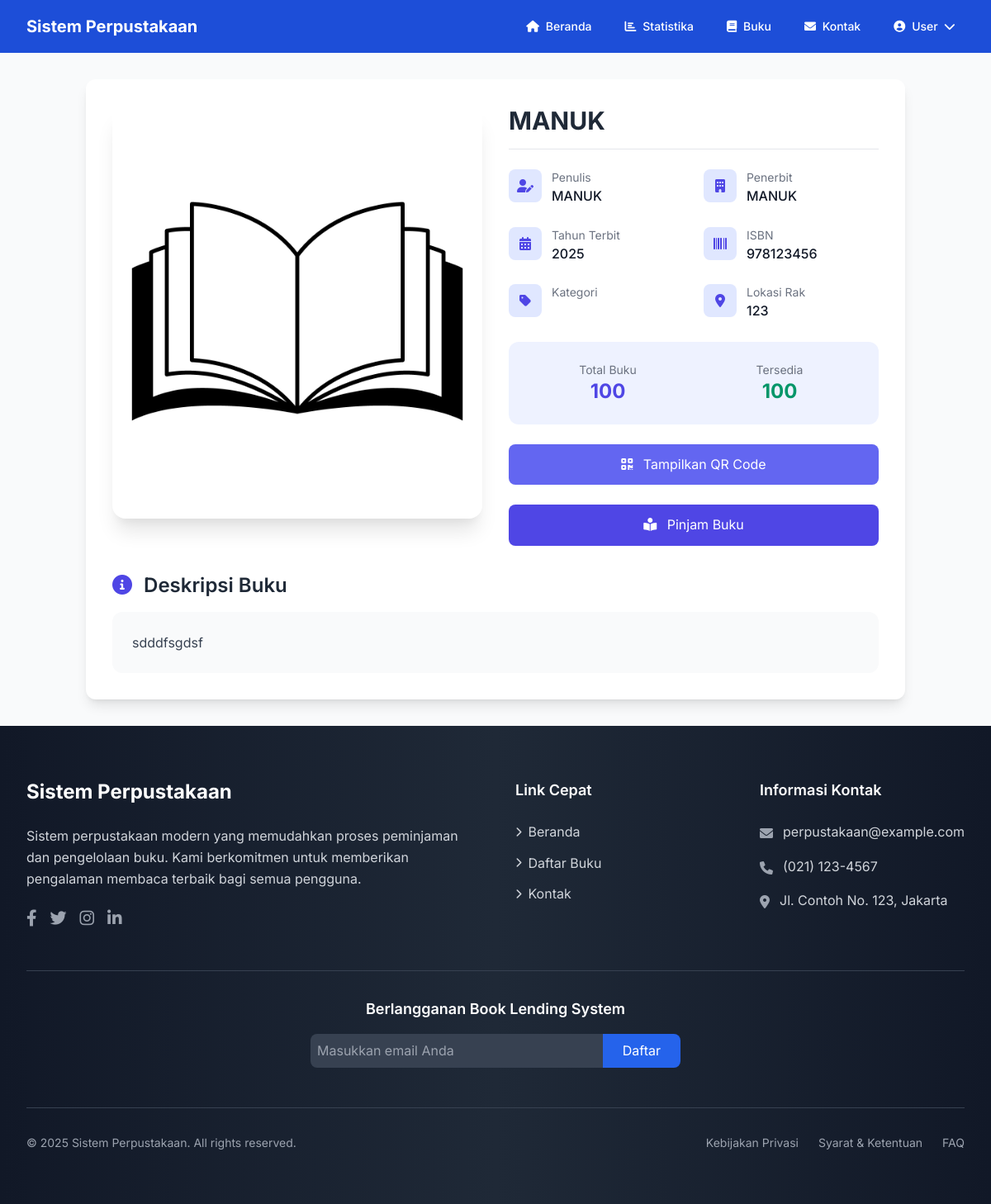
/public/detail-buku.php?id=52 (signed in), run on the app's committed database.
### tables this page shows
CREATE TABLE `books` (
  `id` int(11) NOT NULL,
  `title` varchar(255) NOT NULL,
  `author` varchar(255) NOT NULL,
  `publisher` varchar(255) DEFAULT NULL,
  `year_published` year(4) DEFAULT NULL,
  `isbn` varchar(20) DEFAULT NULL,
  `category` varchar(255) DEFAULT NULL,
  `total_quantity` int(11) NOT NULL DEFAULT 0,
  `available_quantity` int(11) NOT NULL DEFAULT 0,
  `cover_image` varchar(255) DEFAULT 'default_book.jpg',
  `description` text DEFAULT NULL,
  `created_at` timestamp NOT NULL DEFAULT current_timestamp(),
  `shelf_location` varchar(255) NOT NULL,
  `updated_at` timestamp NOT NULL DEFAULT current_timestamp() ON UPDATE current_timestamp()
);

### classes/book.php (called while the page is built, shortened)
<?php
class Book
{
    private $conn;
    private $table_name = 'books';
    public function __construct($db)
    {
        $this->conn = $db;
    }
    public function getBookById($bookId)
    {
        try {
            $bookId = filter_var($bookId, FILTER_VALIDATE_INT);
            $stmt = $this->conn->prepare("SELECT * FROM {$this->table_name} WHERE id = ?");
            $stmt->execute([$bookId]);
            $book = $stmt->fetch(PDO::FETCH_ASSOC);
            return $book ?: null;
        } catch (Exception $e) {
            error_log("Get Book Error: " . $e->getMessage());
            return null;
        }
    }
}

### public/detail-buku.php (the view, shortened to what this page needs)
<?php
require_once $_SERVER['DOCUMENT_ROOT'] . '/sistem/classes/Book.php';
try {
    $database = new Database();
    $conn = $database->getConnection();
} catch (Exception $e) {
    error_log("Database connection error: " . $e->getMessage());
    header('Location: ' . LOGIN_URL . '?error=database');
    exit();
}
$book_id = filter_input(INPUT_GET, 'id', FILTER_VALIDATE_INT);
try {
    $bookManager = new Book($conn);
    $book = $bookManager->getBookById($book_id);
} catch (Exception $e) {
    error_log("Book Detail Error: " . $e->getMessage());
    header('Location: ' . BOOKS_PATH);
    exit();
}
$isLoggedIn = true;
?>
<!DOCTYPE html>
<html lang="id">
<head>
    <script src="https://cdn.tailwindcss.com"></script>
    <link href="https://cdnjs.cloudflare.com/ajax/libs/font-awesome/6.0.0-beta3/css/all.min.css" rel="stylesheet">
</head>
<body class="bg-gray-50 min-h-screen flex flex-col">
    <?php include __DIR__ . '/../includes/navigation.php'; ?>
    <main class="flex-grow container mx-auto px-4 py-8">
        <div class="<?= !$isLoggedIn ? 'blur-sm' : '' ?> bg-white rounded-xl p-8 shadow-lg">
            <div class="grid md:grid-cols-2 gap-8">
                <div class="book-cover-container">
                    <img src="<?= !empty($book['cover_image'])
                                    ? UPLOAD_BOOK_COVERS_URL . htmlspecialchars($book['cover_image'])
                                    : DEFAULT_BOOK_COVER_URL ?>"
                        alt="<?= htmlspecialchars($book['title']) ?>"
                        class="w-full h-[500px] object-cover rounded-xl shadow-lg transition-transform duration-300 hover:scale-105"
                        onerror="this.src='<?= DEFAULT_BOOK_COVER_URL ?>'">
                </div>
                <div class="space-y-6">
                    <h1 class="text-3xl font-bold text-gray-800 border-b border-gray-200 pb-4">
                        <?= htmlspecialchars($book['title']) ?>
                    </h1>
                    <div class="grid grid-cols-2 gap-6">
                        <?php
                        $metadata = [
                            ['icon' => 'user-edit', 'label' => 'Penulis', 'value' => $book['author']],
                            ['icon' => 'building', 'label' => 'Penerbit', 'value' => $book['publisher']],
                            ['icon' => 'calendar-alt', 'label' => 'Tahun Terbit', 'value' => $book['year_published']],
                            ['icon' => 'barcode', 'label' => 'ISBN', 'value' => $book['isbn']],
                            ['icon' => 'tag', 'label' => 'Kategori', 'value' => $book['category']],
                            ['icon' => 'map-marker-alt', 'label' => 'Lokasi Rak', 'value' => $book['shelf_location']]
                        ];
                        foreach ($metadata as $item): ?>
                            <div class="flex items-start space-x-3">
                                <div class="flex-shrink-0 w-10 h-10 bg-indigo-100 rounded-lg flex items-center justify-center">
                                    <i class="fas fa-<?= $item['icon'] ?> text-indigo-600"></i>
                                </div>
                                <div>
                                    <h4 class="text-sm text-gray-500"><?= $item['label'] ?></h4>
                                    <p class="font-medium text-gray-900"><?= htmlspecialchars($item['value']) ?></p>
                                </div>
                            </div>
                        <?php endforeach; ?>
                    </div>
                    <div class="bg-indigo-50 p-6 rounded-xl">
                        <div class="grid grid-cols-2 gap-4 text-center">
                            <div>
                                <h4 class="text-sm text-gray-500">Total Buku</h4>
                                <p class="text-2xl font-bold text-indigo-600">
                                    <?= htmlspecialchars($book['total_quantity']) ?>
                                </p>
                            </div>
                            <div>
                                <h4 class="text-sm text-gray-500">Tersedia</h4>
                                <p class="text-2xl font-bold <?= $book['available_quantity'] > 0 ?
                                                                    'text-emerald-600' : 'text-red-600' ?>">
                                    <?= htmlspecialchars($book['available_quantity']) ?>
                                </p>
                            </div>
                        </div>
                    </div>
                    <button id="showQRCode"
                        class="bg-indigo-500 hover:bg-indigo-600 text-white py-3 px-6 rounded-lg block w-full text-center transition-all duration-300 transform hover:-translate-y-1 mb-3">
                        <i class="fas fa-qrcode mr-2"></i>
                        Tampilkan QR Code
                    </button>
                    <?php if ($isLoggedIn): ?>
                        <div class="mt-6">
                            <?php if ($book['available_quantity'] > 0): ?>
                                <button type="button"
                                    class="pinjamBukuBtn bg-indigo-600 hover:bg-indigo-700 text-white py-3 px-6 rounded-lg block w-full text-center transition-all duration-300 transform hover:-translate-y-1">
                                    <i class="fas fa-book-reader mr-2"></i>
                                    Pinjam Buku
                                </button>
                            <?php endif; ?>
                        </div>
                    <?php endif; ?>
                </div>
            </div>
            <div class="mt-8">
                <h3 class="text-2xl font-semibold text-gray-800 mb-4">
                    <i class="fas fa-info-circle text-indigo-600 mr-2"></i>
                    Deskripsi Buku
                </h3>
                <div class="bg-gray-50 p-6 rounded-xl">
                    <p class="text-gray-700 leading-relaxed">
                        <?= nl2br(htmlspecialchars($book['description'])) ?>
                    </p>
                </div>
            </div>
        </div>
    </main>
    <?php include __DIR__ . '/../includes/footer.php'; ?>
</body>
</html>

### includes/styles.css (style rules this page uses)
:root { --primary-color: #3498db; --secondary-color: #2ecc71; --text-color: #2c3e50; --background-color: #f4f7f6; --white: #ffffff; --shadow-color: rgba(0, 0, 0, 0.1); }
* { margin: 0; padding: 0; box-sizing: border-box; }
body { font-family: 'Inter', 'Arial', sans-serif; line-height: 1.6; color: var(--text-color); background-color: var(--background-color); display: flex; flex-direction: column; min-height: 100vh; }

### public/detail-buku.php (style rules this page uses)
:root { --primary-color: #3498db; --secondary-color: #2ecc71; --accent-color: #e74c3c; --text-color: #2c3e50; --background-color: #f4f7f6; --white: #ffffff; --shadow-color: rgba(0, 0, 0, 0.1); --border-radius: 16px; --modal-shadow: 0 25px 50px -12px rgba(0, 0, 0, 0.25); }
body { font-family: 'Poppins', sans-serif; line-height: 1.6; color: var(--text-color); background-color: var(--background-color); min-height: 100vh; }
.book-cover-container img { width: 100%; height: 500px; object-fit: cover; border-radius: var(--border-radius); box-shadow: 0 20px 25px -5px rgba(0, 0, 0, 0.1), 0 10px 10px -5px rgba(0, 0, 0, 0.04); transition: transform 0.3s cubic-bezier(0.4, 0, 0.2, 1); }

### data on the page
books: title "MANUK", total_quantity "100", available_quantity "100", description "sdddfsgdsf"

### other printed values
SITE_NAME "Sistem Perpustakaan"
$_SESSION['username'] "User"
$item['label'] "Penulis"
$item['value'] "MANUK"
$item['label'] "Penerbit"
$item['label'] "Tahun Terbit"
$item['value'] "2025"
$item['label'] "ISBN"
$item['value'] "978123456"
$item['label'] "Kategori"
$item['label'] "Lokasi Rak"
$item['value'] "123"
